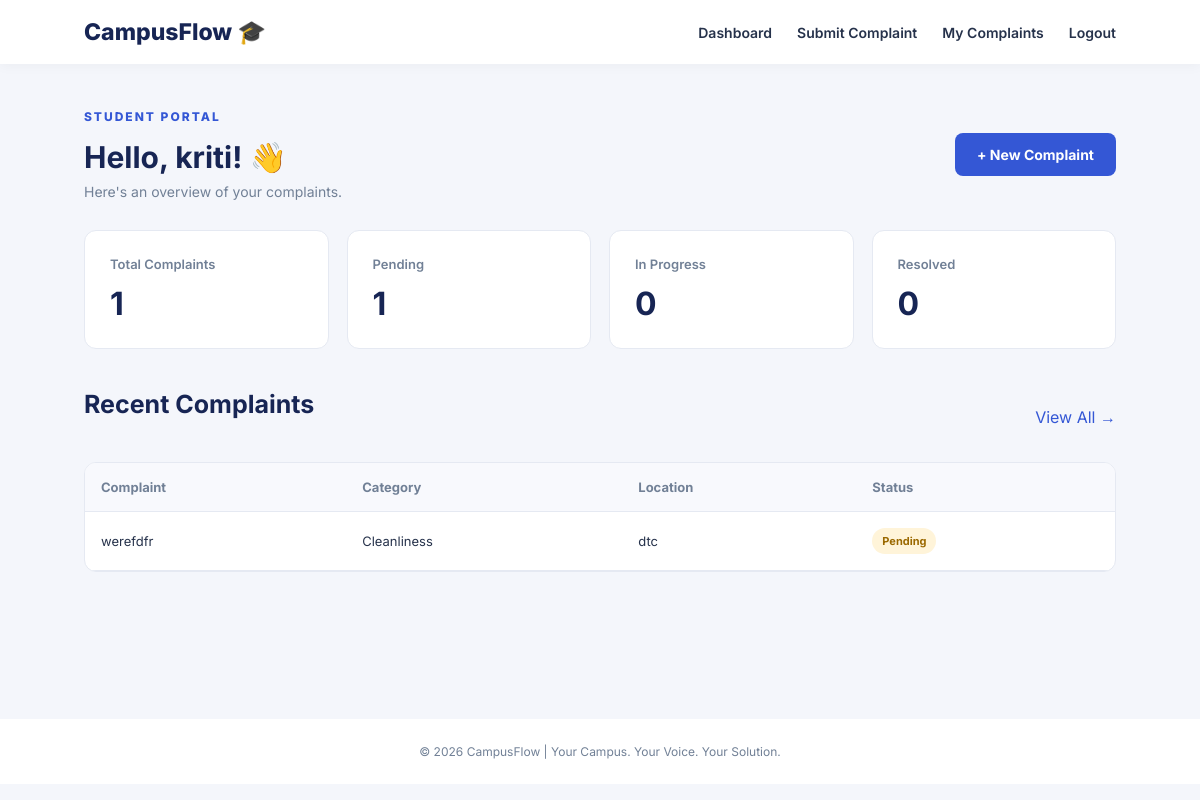
/student (signed in), run on the app's committed database.
### tables this page shows
CREATE TABLE complaints (
            id INTEGER PRIMARY KEY AUTOINCREMENT,
            user_id INTEGER NOT NULL,
            title TEXT NOT NULL,
            description TEXT NOT NULL,
            category TEXT NOT NULL,
            location TEXT NOT NULL,
            priority TEXT NOT NULL,
            status TEXT DEFAULT 'Pending',
            created_at TIMESTAMP DEFAULT CURRENT_TIMESTAMP,
            FOREIGN KEY(user_id) REFERENCES users(id)
        );

### app.py (the view)
@app.route("/student")
@login_required
def student_dashboard():
    if session.get("role") != "student":
        return redirect(url_for("admin_dashboard"))
    conn = get_db()
    user_id = session["user_id"]
    stats = {
        "total": conn.execute(
            "SELECT COUNT(*) FROM complaints WHERE user_id=?",
            (user_id,)
        ).fetchone()[0],
        "pending": conn.execute(
            "SELECT COUNT(*) FROM complaints WHERE user_id=? AND status='Pending'",
            (user_id,)
        ).fetchone()[0],
        "progress": conn.execute(
            "SELECT COUNT(*) FROM complaints WHERE user_id=? AND status='In Progress'",
            (user_id,)
        ).fetchone()[0],
        "resolved": conn.execute(
            "SELECT COUNT(*) FROM complaints WHERE user_id=? AND status='Resolved'",
            (user_id,)
        ).fetchone()[0]
    }
    complaints = conn.execute("""
        SELECT * FROM complaints
        WHERE user_id=?
        ORDER BY id DESC LIMIT 5
    """, (user_id,)).fetchall()
    conn.close()
    return render_template(
        "student_dashboard.html",
        stats=stats,
        complaints=complaints
    )

### app.py (called while the page is built)
def get_db():
    conn = sqlite3.connect(DB_NAME)
    conn.row_factory = sqlite3.Row
    return conn

def login_required(func):
    @wraps(func)
    def wrapper(*args, **kwargs):
        if "user_id" not in session:
            flash("Please login first.", "error")
            return redirect(url_for("login"))
        return func(*args, **kwargs)
    return wrapper

### templates/student_dashboard.html (shortened to what this page needs)
{% extends "base.html" %}
{% block content %}
<div class="page-heading">
    <div>
        <p class="eyebrow">STUDENT PORTAL</p>
        <h1>Hello, {{ session.get('name') }}! 👋</h1>
        <p>Here's an overview of your complaints.</p>
    </div>
    <a href="{{ url_for('submit_complaint') }}" class="btn">+ New Complaint</a>
</div>
<div class="stats-grid">
    <div class="stat-card">
        <p>Total Complaints</p>
        <h2>{{ stats.total }}</h2>
    </div>
    <div class="stat-card">
        <p>Pending</p>
        <h2>{{ stats.pending }}</h2>
    </div>
    <div class="stat-card">
        <p>In Progress</p>
        <h2>{{ stats.progress }}</h2>
    </div>
    <div class="stat-card">
        <p>Resolved</p>
        <h2>{{ stats.resolved }}</h2>
    </div>
</div>
<div class="section-heading">
    <h2>Recent Complaints</h2>
    <a href="{{ url_for('my_complaints') }}">View All →</a>
</div>
<div class="table-wrapper">
<table>
    <thead>
        <tr>
            <th>Complaint</th>
            <th>Category</th>
            <th>Location</th>
            <th>Status</th>
        </tr>
    </thead>
    <tbody>
        {% for c in complaints %}
        <tr>
            <td>{{ c.title }}</td>
            <td>{{ c.category }}</td>
            <td>{{ c.location }}</td>
            <td><span class="status {{ c.status|lower|replace(' ', '-') }}">{{ c.status }}</span></td>
        </tr>
        {% else %}
        <tr>
            <td colspan="4" class="empty">You haven't submitted any complaints yet.</td>
        </tr>
        {% endfor %}
    </tbody>
</table>
</div>
{% endblock %}

### static/style.css (style rules this page uses)
:root { --primary: #3457d5; --dark: #172554; --background: #f4f6fb; --white: #ffffff; --text: #26324b; --muted: #718096; --border: #e5e9f2; }
* { margin: 0; padding: 0; box-sizing: border-box; }
body { font-family: 'Inter', sans-serif; background: var(--background); color: var(--text); min-height: 100vh; }
a { text-decoration: none; color: var(--primary); }
.eyebrow { color: var(--primary); font-size: 12px; font-weight: 800; letter-spacing: 2px; margin-bottom: 15px; }
.btn { background: var(--primary); color: white; border: none; padding: 13px 22px; border-radius: 8px; display: inline-block; cursor: pointer; font-size: 14px; font-weight: 700; font-family: inherit; transition: 0.2s; }
.features h2, .section-heading h2 { color: var(--dark); font-size: 25px; margin-bottom: 25px; }
.page-heading { display: flex; justify-content: space-between; align-items: center; gap: 20px; margin-bottom: 30px; }
.page-heading h1 { color: var(--dark); font-size: 30px; margin-bottom: 8px; }
.page-heading p:not(.eyebrow) { color: var(--muted); font-size: 14px; }
.stats-grid { display: grid; grid-template-columns: repeat(4, 1fr); gap: 18px; margin-bottom: 40px; }
.stat-card { background: white; padding: 25px; border-radius: 12px; border: 1px solid var(--border); }
.stat-card p { color: var(--muted); font-size: 13px; font-weight: 600; }
.stat-card h2 { color: var(--dark); font-size: 32px; margin-top: 12px; }
.section-heading { display: flex; justify-content: space-between; align-items: center; margin-bottom: 18px; }
.table-wrapper { background: white; border-radius: 12px; overflow-x: auto; border: 1px solid var(--border); margin-bottom: 35px; }
table { width: 100%; border-collapse: collapse; min-width: 650px; text-align: left; }
th, td { padding: 16px; border-bottom: 1px solid var(--border); font-size: 13px; vertical-align: middle; }
th { background: #f8f9fd; color: var(--muted); font-weight: 700; }
.status { display: inline-block; padding: 6px 10px; border-radius: 20px; font-size: 11px; font-weight: 700; white-space: nowrap; }
.pending { background: #fff4d9; color: #9b6900; }

### data on the page
complaints: title "werefdfr", category "Cleanliness", location "dtc", status "Pending"

### other printed values
{{ session.get('name') }} "kriti"
{{ stats.total }} "1"
{{ stats.pending }} "1"
{{ stats.progress }} "0"
{{ stats.resolved }} "0"
